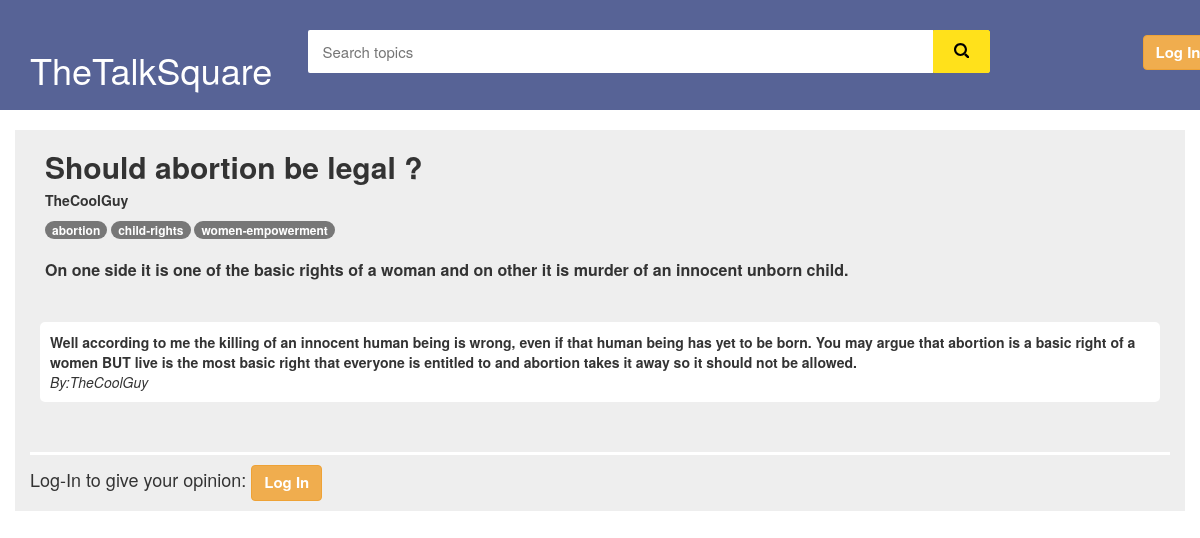
The page /3/topic on the database its author committed.
### main/models.py (models this page shows, shortened)
class Topic(models.Model):
    user = models.ForeignKey(User, on_delete=models.CASCADE)
    topic_text = models.CharField(max_length=250)
    topic_desc=models.CharField(max_length=700,default="")
    upvotes = models.IntegerField(default=0)
    downvotes = models.IntegerField(default=0)

class Tag(models.Model):
    tag_name= models.CharField(max_length=50)
    tag_desc=models.CharField(max_length=500,default="")
    topic = models.ForeignKey(Topic, on_delete = models.CASCADE)

class Opinion(models.Model):
    user = models.ForeignKey(User, on_delete=models.CASCADE)
    topic=models.ForeignKey(Topic,on_delete=models.CASCADE)
    opinion_text=models.CharField(max_length=500)
    upvotes = models.IntegerField(default=0)
    downvotes = models.IntegerField(default=0)
    foragainst=models.IntegerField(default=0) #for=1 against=0

### login/models.py (models this page shows, shortened)
class User(models.Model):
    user_name = models.CharField(max_length=80,unique=True)
    first_name = models.CharField(max_length=30)
    last_name = models.CharField(max_length=30)
    email = models.CharField(max_length=120)
    pwd= models.CharField(max_length=80)

### main/views.py (the view)
# urls.py: url(r'^(?P<pk>[0-9]+)/topic$', views.TopicView.as_view(), name='topic'),
class TopicView(generic.DetailView):
	model = Topic
	template_name = 'Temp/Topic.html'
	context_object_name = 't'

### main/templates/Temp/Topic.html (shortened to what this page needs)
<!DOCTYPE html>
<html lang="en">
{% load static %}
<head>
    <link href="{% static 'css/bootstrap.min.css' %}" rel="stylesheet">
    <link href="{% static 'css/styles.css' %}" rel="stylesheet">
    <link href="css/bootstrap.min.css" rel="stylesheet">
    <link href="{% static 'css/stylish-portfolio.css' %}" rel="stylesheet">
</head>
<body>
<body>
<div id="flipkart-navbar" style="background: #576396">
    <div class="container">
        <div class="row row1" style="margin-top: 20px;padding-bottom:20px">
            <div class="col-sm-3">
                <h1 style="margin:0px;"><span class="largenav" style="padding-top:20px;color: #fff">TheTalkSquare</span></h1>
            </div>
            <div class="flipkart-navbar-search smallsearch col-sm-7">
                <div class="row">
                    <form class="form" method="POST" action="{% url 'main:search' %}">
                        <input style="color:#000" class="flipkart-navbar-input col-xs-11" name="topic_text" type=""
                           placeholder="Search topics" required>
                        <button class="flipkart-navbar-button col-xs-1">
                        </button>
                    </form>
                </div>
            </div>
            <div class="col-sm-1">
                <ul style="padding-top:5px;list-style:none">
                </ul>
            </div>
            <div class="col-sm-1">
                <ul style="padding-top:5px;list-style:none">
                    {% if request.session.user_id %}
                    <li><a style="font-size: 15px;font-weight: bolder" href="{% url 'login:logout' %}" class="btn btn-warning">Log Out</a></li>
                    {% else %}
                    <li><a style="font-size: 15px;font-weight: bolder" href="{% url 'login:login' %}" class="btn btn-warning">Log In</a></li>
                    {% endif %}
                </ul>
            </div>
        </div>
    </div>
</div>
<br>
<div class="container"  style="background: #eeeeee">
    <div class="container" >
        <h2><b>{{ t.topic_text }}</b></h2>
        <h5><b>{{ t.user.user_name }}</b></h5>
        {% if t.tag_set.all %}
            {% for i in t.tag_set.all %}
                <a href=""><span
                        class="badge badge-info">
                {{ i.tag_name }}
                </span>
                </a>
            {% endfor %}
        {% else %}
            No Tags
        {% endif %}
<div><br></div>
            <div  style="width: 1100px;font-size: 16px;font-weight: bold">
                {{ t.topic_desc }}
        </div>
    </div>
    <ul style="list-style-type: none;padding: 40px 10px ;border-bottom: 3px solid white">
        {% if t.opinion_set.all %}
            {% for i in t.opinion_set.all %}
                <li style="background: #fff;padding: 10px;border-radius:5px;margin-bottom: 10px"><b>{{ i.opinion_text }}</b><i><br>By:{{ i.user.user_name }}</i></li>
            {% endfor %}
        {% else %}
            <li>No opinions on this topic yet.
        {% endif %}
    </ul>
 {% if request.session.user_id %}
<h4>Comment Sectoion : </h4>
    <div class="modal-body">
        <form class="form" method="POST" action="{% url 'main:addopinion' %}">
            {% csrf_token %}
            <div class="row">
                <div class="form-group col-sm-10">
                    <textarea type="text"  name="opinion_text" rows="5"  class="form-control"
                           placeholder="Give your valuable opinion here:" required >
                        </textarea>
                </div>
                <div class="form-group col-sm-2">
                    <button class="btn btn-success">Add opinion</button>
                </div>
                <input name="topic" value="{{ t.id }}" style="visibility: hidden">
            </div>
        </form>
    </div>
</div>
{% else %}
<h4>Log-In to give your opinion: <a style="font-size: 15px;font-weight: bolder" href="{% url 'login:login' %}" class="btn btn-warning">Log In</a></h4>
{% endif %}
</body>
</html>

### login/static/css/styles.css (style rules this page uses)
#flipkart-navbar { background-color: #2874f0; color: #FFFFFF; }
.row1 { padding-top: 10px; }
.flipkart-navbar-input { padding: 11px 16px; border-radius: 2px 0 0 2px; border: 0 none; outline: 0 none; font-size: 15px; }
.flipkart-navbar-button { background-color: #ffe11b; border: 1px solid #ffe11b; border-radius: 0 2px 2px 0; color: #565656; padding: 10px 0; height: 43px; cursor: pointer; }
.largenav { display: none; }
.smallsearch { margin-left: 15px; margin-top: 15px; }
@media screen and (min-width: 768px) { .largenav { display: block; } }
@media screen and (min-width: 768px) { .smallsearch { margin: 0px; } }

### login/static/css/stylish-portfolio.css (style rules this page uses)
html, body { width: 100%; height: 100%; }
body { font-family: "Source Sans Pro","Helvetica Neue",Helvetica,Arial,sans-serif; }

### rows shown on the page
Topic: topic_text "Should abortion be legal ?", user.user_name "TheCoolGuy", topic_desc "On one side it is one of the basic rights of a woman and on other it is murder of an innocent unborn child."
Tag: tag_name "abortion"
Tag: tag_name "child-rights"
Tag: tag_name "women-empowerment"
Opinion: opinion_text "Well according to me the killing of an innocent human being is wrong, even if that human being has yet to be born. You may argue that abortion is a basic right of a women BUT live is the most basic right that everyone is entitled to and abortion takes it away so it should not be allowed.", user.user_name "TheCoolGuy"
